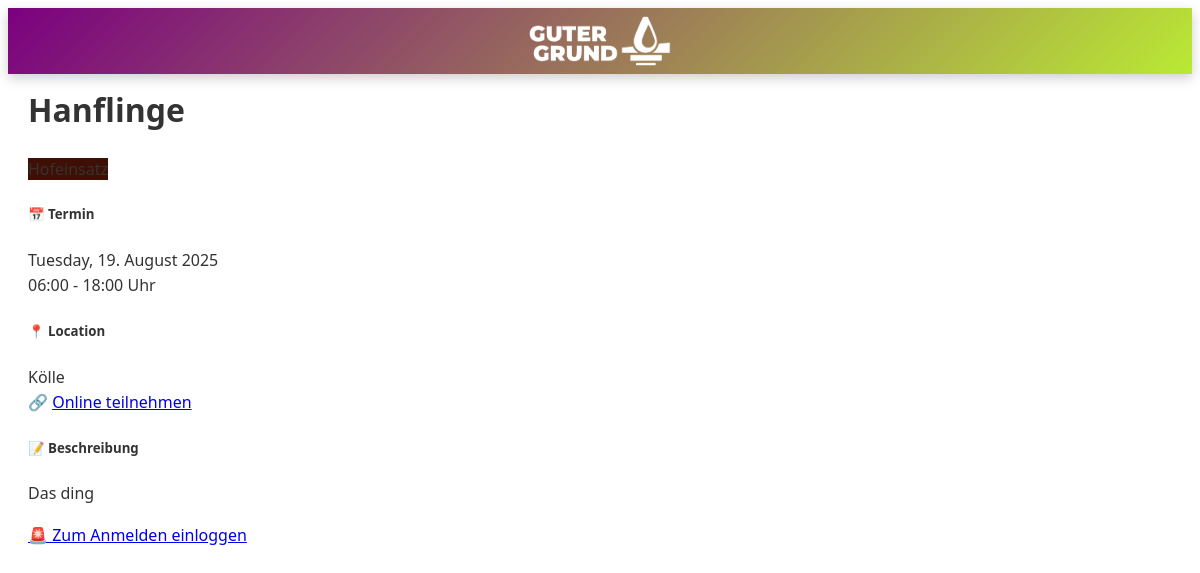
/events/event/2/, run on the app's committed database.
### events/models.py (models this page shows, shortened)
class Event(models.Model):
    title = models.CharField(max_length=200)
    description = models.TextField()
    event_type = models.ForeignKey(EventType, on_delete=models.PROTECT)
    start = models.DateTimeField()
    end = models.DateTimeField()
    location = models.TextField(blank=True)
    online_link = models.URLField(blank=True)
    responsible = models.ForeignKey(User, on_delete=models.PROTECT)
    registration_form = models.TextField(blank=True)  # Oder eigenes Formular-Modell
    is_registration_open = models.BooleanField(default=True)
    participants = models.ManyToManyField(
        get_user_model(),
        related_name='events_attending',
        blank=True
    )
    confirmation_email_subject = models.CharField(max_length=200)
    confirmation_email_body = models.TextField()

class EventType(models.Model):
    class Meta:
        app_label = 'events'  # Explizite Zuordnung
    name = models.CharField(max_length=50)  # z.B. "Workshop", "Meeting"
    color = models.CharField(max_length=7, default='#007bff')  # Hex-Farbe

### events/views.py (the view, shortened to what this page needs)
# urls.py: path('event/<int:pk>/', EventDetailView.as_view(), name='event_detail'),  # Neu
class EventDetailView(DetailView):
    model = Event
    template_name = 'events/event_detail.html'
    login_url = '/login/'  # Falls nicht eingeloggt
    def get(self, request, *args, **kwargs):
        self.object = self.get_object()
        return super().get(request, *args, **kwargs)
    def get_context_data(self, **kwargs):
        context = super().get_context_data(**kwargs)
        if not self.request.user.is_authenticated:
            context['form'] = SimpleRegistrationForm()
        return context

### events/templates/events/event_detail.html (shortened to what this page needs)
{% extends "base.html" %}
{% block content %}
{% load static %}
<head>
    <link rel="stylesheet" href="{% static 'css/events.css' %}">
</head>
<div class="container mt-4">
    <div class="d-flex justify-content-between align-items-center mb-4">
        <h1>{{ object.title }}</h1>
        <span class="badge" style="background-color: {{ object.event_type.color }};">
            {{ object.event_type.name }}
        </span>
    </div>
    <div class="card mb-4">
        <div class="card-body">
            <h5 class="card-title">📅 Termin</h5>
            <p class="card-text">
                {{ object.start|date:"l, d. F Y" }}<br>
                {{ object.start|date:"H:i" }} - {{ object.end|date:"H:i" }} Uhr
            </p>
        </div>
    </div>
    <div class="card mb-4">
        <div class="card-body">
            <h5 class="card-title">📍 Location</h5>
            <p class="card-text">
                {{ object.location|default:"Wird noch bekannt gegeben" }}
                {% if object.online_link %}
                <br>
                🔗 <a href="{{ object.online_link }}" target="_blank">Online teilnehmen</a>
                {% endif %}
            </p>
        </div>
    </div>
    {% if object.description %}
    <div class="card mb-4">
        <div class="card-body">
            <h5 class="card-title">📝 Beschreibung</h5>
            <p class="card-text">{{ object.description|linebreaks }}</p>
        </div>
    </div>
    {% endif %}
    {% if object.is_registration_open %}
    {% if user.is_authenticated %}
    <form method="post">
        {% csrf_token %}
        <button type="submit" class="btn
            {% if object in user.events_attending.all %}
                btn-success
            {% else %}
                btn-primary
            {% endif %}">
            {% if object in user.events_attending.all %}
                ✓ Angemeldet (Klicken zum Abmelden)
            {% else %}
                🎟️ Jetzt anmelden
            {% endif %}
        </button>
    </form>
{% else %}
    <a href="{% url 'login' %}?next={{ request.path }}" class="btn btn-primary">
        🚨 Zum Anmelden einloggen
    </a>
{% endif %}
{% endif %}
</div>
{% endblock %}

### static/css/styles.css (style rules this page uses)
body { font-family: 'Segoe UI', Tahoma, Geneva, Verdana, sans-serif; font-size: 16px; line-height: 1.6; color: #333; }
.main-content h1 { margin-top: -10px; }

### data on the page
Event: title "Hanflinge", event_type.name "Hofeinsatz", start "Tuesday, 19. August 2025", start "06:00", end "18:00", location "Kölle", description "Das ding"
